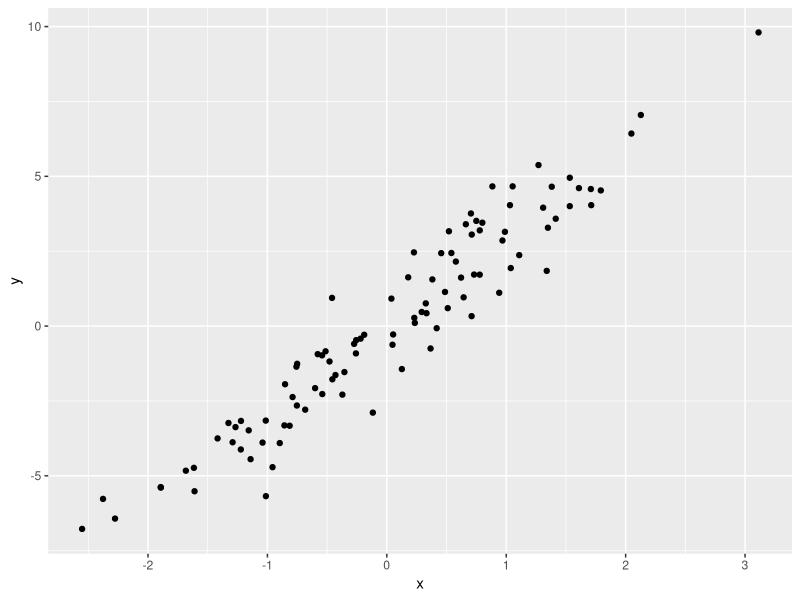

This chart was generated by the following R code:
rm(list = ls())

library(ggplot2)

qplotit = function(x, y, data = NULL, color = NULL) {
    qplot(x = x, y = y, data = data, geom = "point")
    
}

var_x = rnorm(100)
var_y = var_x * 3.14 + rnorm(100)

df = data.frame(x = var_x, y = var_y)

qplotit(x = x, y = y, data = df) 
